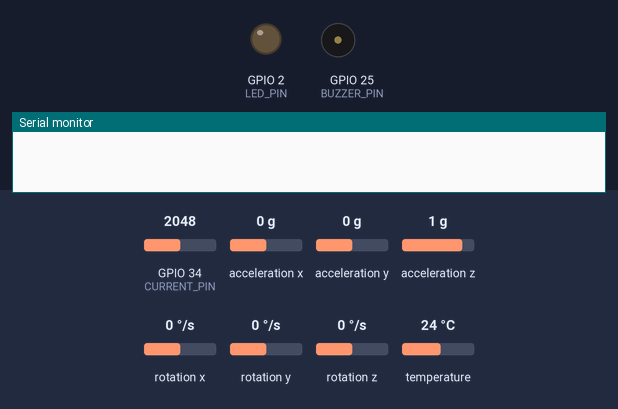
This sketch was run on a simulated ESP32. Shown: output pins drawn as LEDs (lit = HIGH), buzzer (waves = sounding, pin HIGH), the last lines printed to the serial monitor. Inputs (shaded band) come from the test bench; at power-on: GPIO 34 (CURRENT_PIN) = 2048, acceleration x 0 g, acceleration y 0 g, acceleration z 1 g, rotation x 0 °/s, rotation y 0 °/s, rotation z 0 °/s, temperature 24 °C (analog values on the 0–4095 scale). WiFi joins after 1.5 s; servers stay silent unless stated; no MQTT or app messages arrive unless stated.

Above: at 2.7 s.
2.8 s: GPIO 34 (CURRENT_PIN) set to 2902
11.6 s: GPIO 34 (CURRENT_PIN) set to 3034
At 16.3 s:
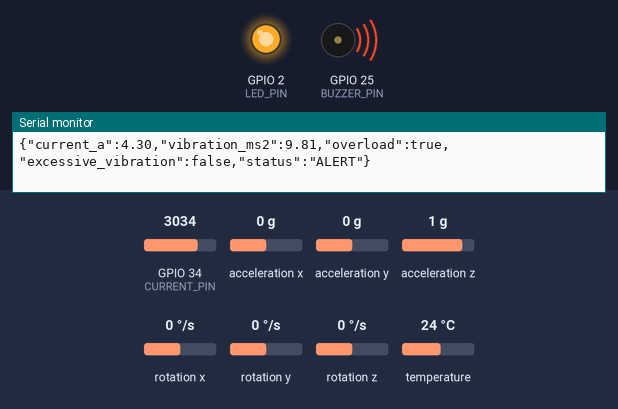
16.6 s: GPIO 34 (CURRENT_PIN) set to 2866
At 21.3 s:
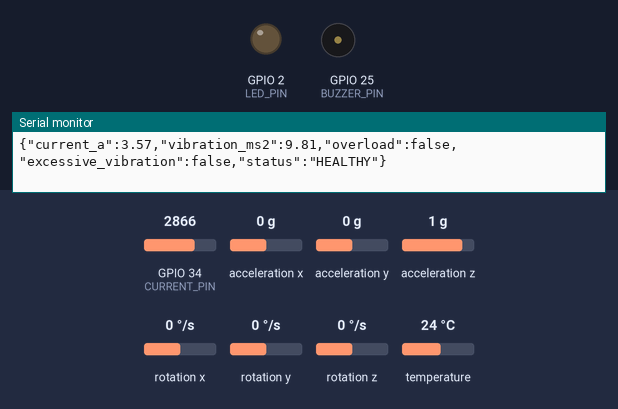
21.6 s: GPIO 34 (CURRENT_PIN) set to 3972
At 26.3 s:
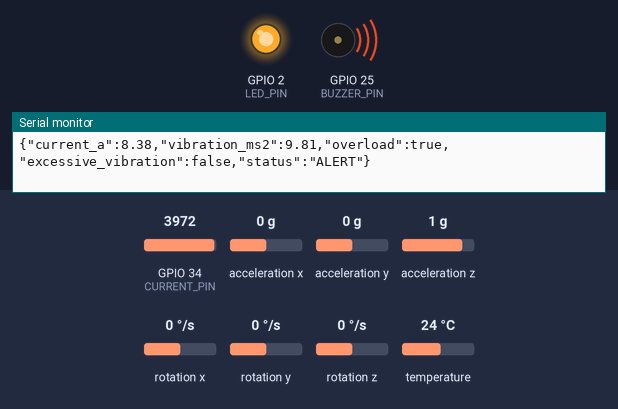
Timing chart, 0 to 27.6 s (numbered marks = the images above; inputs shaded):
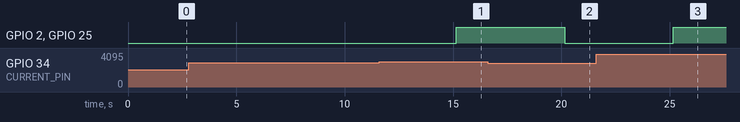

The sketch:

IoT_Motor_Health_Guard.ino
```cpp
/*
  IoT Motor Health Guard — ESP32 starter
  Sensors: MPU6050 (vibration/tilt) + ACS712 (motor current)
  Sends telemetry to an MQTT broker and alarms with an LED/buzzer.
*/

#include <WiFi.h>
#include <PubSubClient.h>
#include <Wire.h>
#include <Adafruit_MPU6050.h>
#include <Adafruit_Sensor.h>

// --- Change these before uploading ---
const char* WIFI_SSID = "YOUR_WIFI_NAME";
const char* WIFI_PASSWORD = "YOUR_WIFI_PASSWORD";
const char* MQTT_HOST = "broker.hivemq.com";  // Replace for a private deployment.
const int MQTT_PORT = 1883;
const char* MQTT_TOPIC = "iot-motor-health-guard/telemetry";

// Wiring
constexpr int CURRENT_PIN = 34;   // ACS712 OUT → ESP32 ADC pin
constexpr int LED_PIN = 2;
constexpr int BUZZER_PIN = 25;

// ACS712 calibration. Measure the ADC value while no current is flowing and
// replace this value. For a 5 A ACS712 board, sensitivity is 0.185 V/A.
constexpr float ADC_REFERENCE_VOLTAGE = 3.3F;
constexpr float CURRENT_ZERO_VOLTAGE = 1.65F;
constexpr float ACS712_VOLTS_PER_AMP = 0.185F;

// Health limits — tune these to the motor's normal operating profile.
constexpr float MAX_RMS_CURRENT_A = 4.0F;
constexpr float MAX_VIBRATION_MS2 = 18.0F;
constexpr unsigned long PUBLISH_INTERVAL_MS = 5000;

WiFiClient wifiClient;
PubSubClient mqtt(wifiClient);
Adafruit_MPU6050 mpu;
unsigned long lastPublish = 0;

void connectWiFi() {
  WiFi.begin(WIFI_SSID, WIFI_PASSWORD);
  while (WiFi.status() != WL_CONNECTED) {
    delay(500);
  }
}

void connectMqtt() {
  while (!mqtt.connected()) {
    String clientId = "motor-guard-" + String((uint32_t)ESP.getEfuseMac(), HEX);
    if (!mqtt.connect(clientId.c_str())) delay(2000);
  }
}

float readRmsCurrent() {
  constexpr int samples = 500;
  float sumSquares = 0;
  for (int i = 0; i < samples; i++) {
    float voltage = analogRead(CURRENT_PIN) * ADC_REFERENCE_VOLTAGE / 4095.0F;
    float amps = (voltage - CURRENT_ZERO_VOLTAGE) / ACS712_VOLTS_PER_AMP;
    sumSquares += amps * amps;
    delayMicroseconds(200);
  }
  return sqrt(sumSquares / samples);
}

float readVibrationMagnitude() {
  sensors_event_t accel, gyro, temperature;
  mpu.getEvent(&accel, &gyro, &temperature);
  return sqrt(accel.acceleration.x * accel.acceleration.x +
              accel.acceleration.y * accel.acceleration.y +
              accel.acceleration.z * accel.acceleration.z);
}

void setAlarm(bool alarm) {
  digitalWrite(LED_PIN, alarm ? HIGH : LOW);
  digitalWrite(BUZZER_PIN, alarm ? HIGH : LOW);
}

void setup() {
  Serial.begin(115200);
  pinMode(LED_PIN, OUTPUT);
  pinMode(BUZZER_PIN, OUTPUT);
  analogReadResolution(12);

  Wire.begin();
  if (!mpu.begin()) {
    Serial.println("MPU6050 not found. Check SDA/SCL wiring.");
    while (true) delay(1000);
  }
  mpu.setAccelerometerRange(MPU6050_RANGE_8_G);
  mpu.setFilterBandwidth(MPU6050_BAND_44_HZ);

  connectWiFi();
  mqtt.setServer(MQTT_HOST, MQTT_PORT);
}

void loop() {
  if (WiFi.status() != WL_CONNECTED) connectWiFi();
  if (!mqtt.connected()) connectMqtt();
  mqtt.loop();

  if (millis() - lastPublish < PUBLISH_INTERVAL_MS) return;
  lastPublish = millis();

  const float currentA = readRmsCurrent();
  const float vibration = readVibrationMagnitude();
  const bool overload = currentA > MAX_RMS_CURRENT_A;
  const bool excessiveVibration = vibration > MAX_VIBRATION_MS2;
  const bool alarm = overload || excessiveVibration;
  setAlarm(alarm);

  char payload[240];
  snprintf(payload, sizeof(payload),
    "{\"current_a\":%.2f,\"vibration_ms2\":%.2f,\"overload\":%s,\"excessive_vibration\":%s,\"status\":\"%s\"}",
    currentA, vibration, overload ? "true" : "false",
    excessiveVibration ? "true" : "false", alarm ? "ALERT" : "HEALTHY");

  mqtt.publish(MQTT_TOPIC, payload);
  Serial.println(payload);
}
```

Measured:
- the behaviour switches between 2965 and 2966 on GPIO 34 (CURRENT_PIN) (found by bisection; images 0 and 1)
- after the input at 11.6 s, GPIO 2 (LED_PIN), GPIO 25 (BUZZER_PIN): LOW → HIGH after 3.6 s
- after the input at 16.6 s, GPIO 2 (LED_PIN), GPIO 25 (BUZZER_PIN): HIGH → LOW after 3.6 s
- after the input at 21.6 s, GPIO 2 (LED_PIN), GPIO 25 (BUZZER_PIN): LOW → HIGH after 3.6 s
